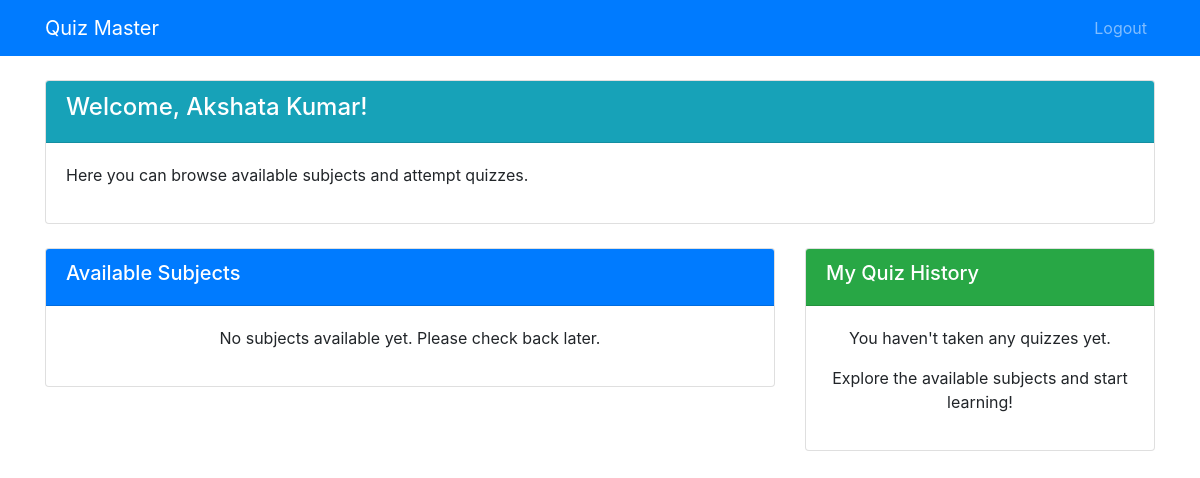
The page /user/dashboard (signed in) on the database as committed earlier.
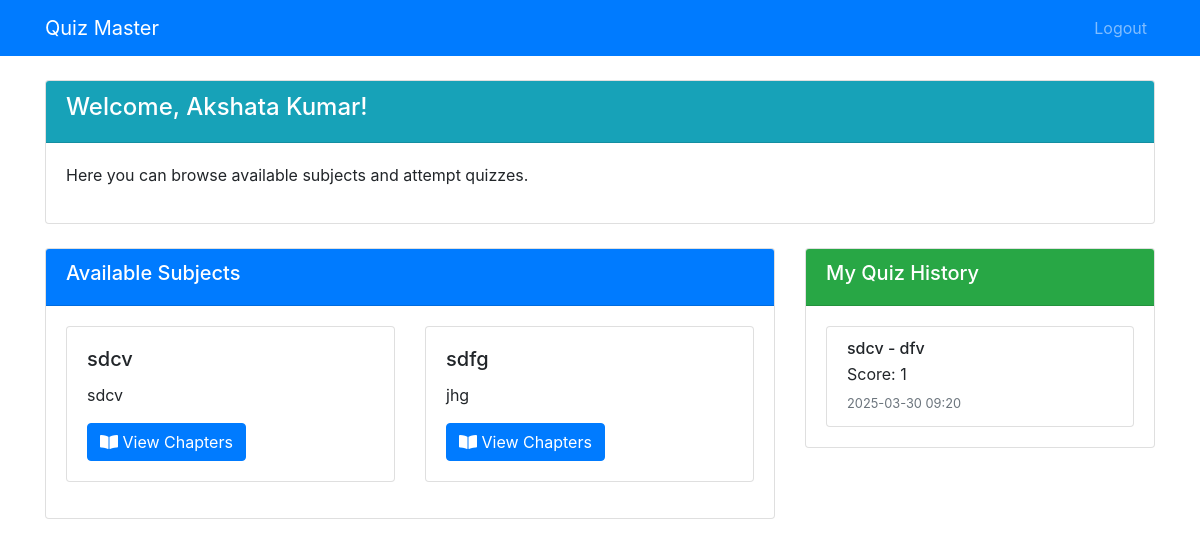
The same page on the database as committed later.
### models/db_setup.py (models this page shows)
class Subject(db.Model):
    id = db.Column(db.Integer, primary_key=True)
    name = db.Column(db.String(100), nullable=False)
    description = db.Column(db.Text)
    chapters = db.relationship('Chapter', backref='subject', lazy=True, cascade="all, delete-orphan")

class Score(db.Model):
    id = db.Column(db.Integer, primary_key=True)
    quiz_id = db.Column(db.Integer, db.ForeignKey('quiz.id'), nullable=False)
    user_id = db.Column(db.Integer, db.ForeignKey('user.id'), nullable=False)
    time_stamp = db.Column(db.DateTime, default=datetime.utcnow)
    total_scored = db.Column(db.Integer, nullable=False)

class Chapter(db.Model):
    id = db.Column(db.Integer, primary_key=True)
    name = db.Column(db.String(100), nullable=False)
    description = db.Column(db.Text)
    subject_id = db.Column(db.Integer, db.ForeignKey('subject.id'), nullable=False)
    quizzes = db.relationship('Quiz', backref='chapter', lazy=True, cascade="all, delete-orphan")

### controllers/user.py (the view)
def user_dashboard():
    if not session.get('user_id') or session.get('is_admin'):
        return redirect(url_for('login'))
    user_id = session['user_id']
    user = User.query.get(user_id)
    completed_quizzes = Score.query.filter_by(user_id=user_id).all()
    subjects = Subject.query.all()
    return render_template('user/dashboard.html', user=user, subjects=subjects, completed_quizzes=completed_quizzes)

### templates/user/dashboard.html (shortened to what this page needs)
<!DOCTYPE html>
<html lang="en">
<head>
    <link rel="stylesheet" href="https://stackpath.bootstrapcdn.com/bootstrap/4.5.2/css/bootstrap.min.css">
    <link rel="stylesheet" href="https://cdnjs.cloudflare.com/ajax/libs/font-awesome/5.15.1/css/all.min.css">
</head>
<body>
    <nav class="navbar navbar-expand-lg navbar-dark bg-primary">
        <div class="container">
            <a class="navbar-brand" href="#">Quiz Master</a>
            <div class="collapse navbar-collapse" id="navbarNav">
                <ul class="navbar-nav ml-auto">
                    <li class="nav-item">
                        <a class="nav-link" href="{{ url_for('logout') }}">Logout</a>
                    </li>
                </ul>
            </div>
        </div>
    </nav>
    <div class="container mt-4">
        <div class="row">
            <div class="col-md-12 mb-4">
                <div class="card">
                    <div class="card-header bg-info text-white">
                        <h4>Welcome, {{ user.full_name }}!</h4>
                    </div>
                    <div class="card-body">
                        <p>Here you can browse available subjects and attempt quizzes.</p>
                    </div>
                </div>
            </div>
            <div class="col-md-8">
                <div class="card mb-4">
                    <div class="card-header bg-primary text-white">
                        <h5>Available Subjects</h5>
                    </div>
                    <div class="card-body">
                        {% if subjects %}
                            <div class="row">
                                {% for subject in subjects %}
                                    <div class="col-md-6 mb-3">
                                        <div class="card h-100">
                                            <div class="card-body">
                                                <h5 class="card-title">{{ subject.name }}</h5>
                                                <p class="card-text">{{ subject.description }}</p>
                                                <a href="{{ url_for('user_view_subject', subject_id=subject.id) }}" class="btn btn-primary">
                                                    <i class="fas fa-book-open"></i> View Chapters
                                                </a>
                                            </div>
                                        </div>
                                    </div>
                                {% endfor %}
                            </div>
                        {% else %}
                            <p class="text-center">No subjects available yet. Please check back later.</p>
                        {% endif %}
                    </div>
                </div>
            </div>
            <div class="col-md-4">
                <div class="card mb-4">
                    <div class="card-header bg-success text-white">
                        <h5>My Quiz History</h5>
                    </div>
                    <div class="card-body">
                        {% if completed_quizzes %}
                            <div class="list-group">
                                {% for score in completed_quizzes %}
                                    <div class="list-group-item">
                                        <h6 class="mb-1">{{ score.quiz.chapter.subject.name }} - {{ score.quiz.chapter.name }}</h6>
                                        <p class="mb-1">Score: {{ score.total_scored }}</p>
                                        <small class="text-muted">{{ score.time_stamp.strftime('%Y-%m-%d %H:%M') }}</small>
                                    </div>
                                {% endfor %}
                            </div>
                        {% else %}
                            <p class="text-center">You haven't taken any quizzes yet.</p>
                            <p class="text-center">Explore the available subjects and start learning!</p>
                        {% endif %}
                    </div>
                </div>
            </div>
        </div>
    </div>
</body>
</html>

Rows that differ between the two databases and show on the page:
added Subject: name "sdcv", description "sdcv"
added Subject: name "sdfg", description "jhg"
added Score: quiz.chapter.subject.name "sdcv", quiz.chapter.name "dfv", total_scored "1", time_stamp "2025-03-30 09:20"
Other text that changed with them:
text no longer shown: "No subjects available yet. Please check back later. You haven't taken any quizzes yet. Explore the available subjects and start learning!"
